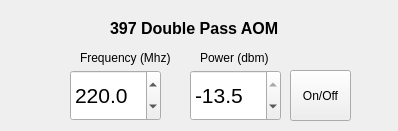
<?xml version="1.0" encoding="UTF-8"?>
<ui version="4.0">
 <class>Form</class>
 <widget class="QWidget" name="Form">
  <property name="geometry">
   <rect>
    <x>0</x>
    <y>0</y>
    <width>398</width>
    <height>131</height>
   </rect>
  </property>
  <property name="windowTitle">
   <string>Form</string>
  </property>
  <widget class="QDoubleSpinBox" name="spinPower">
   <property name="geometry">
    <rect>
     <x>190</x>
     <y>70</y>
     <width>91</width>
     <height>51</height>
    </rect>
   </property>
   <property name="font">
    <font>
     <pointsize>16</pointsize>
    </font>
   </property>
   <property name="decimals">
    <number>1</number>
   </property>
   <property name="minimum">
    <double>-145.000000000000000</double>
   </property>
   <property name="maximum">
    <double>-13.500000000000000</double>
   </property>
   <property name="singleStep">
    <double>0.100000000000000</double>
   </property>
   <property name="value">
    <double>-13.500000000000000</double>
   </property>
  </widget>
  <widget class="QDoubleSpinBox" name="spinFreq">
   <property name="geometry">
    <rect>
     <x>70</x>
     <y>70</y>
     <width>91</width>
     <height>51</height>
    </rect>
   </property>
   <property name="font">
    <font>
     <pointsize>16</pointsize>
    </font>
   </property>
   <property name="decimals">
    <number>1</number>
   </property>
   <property name="minimum">
    <double>190.000000000000000</double>
   </property>
   <property name="maximum">
    <double>250.000000000000000</double>
   </property>
   <property name="singleStep">
    <double>1.000000000000000</double>
   </property>
   <property name="value">
    <double>220.000000000000000</double>
   </property>
  </widget>
  <widget class="QPushButton" name="buttonSwitch">
   <property name="geometry">
    <rect>
     <x>290</x>
     <y>70</y>
     <width>61</width>
     <height>51</height>
    </rect>
   </property>
   <property name="text">
    <string>On/Off</string>
   </property>
   <property name="checkable">
    <bool>true</bool>
   </property>
   <property name="checked">
    <bool>false</bool>
   </property>
   <property name="autoDefault">
    <bool>false</bool>
   </property>
  </widget>
  <widget class="QLabel" name="label">
   <property name="geometry">
    <rect>
     <x>80</x>
     <y>50</y>
     <width>111</width>
     <height>16</height>
    </rect>
   </property>
   <property name="text">
    <string>Frequency (Mhz)</string>
   </property>
  </widget>
  <widget class="QLabel" name="label_2">
   <property name="geometry">
    <rect>
     <x>200</x>
     <y>50</y>
     <width>81</width>
     <height>16</height>
    </rect>
   </property>
   <property name="text">
    <string>Power (dbm)</string>
   </property>
  </widget>
  <widget class="QLabel" name="label_3">
   <property name="geometry">
    <rect>
     <x>110</x>
     <y>20</y>
     <width>191</width>
     <height>16</height>
    </rect>
   </property>
   <property name="font">
    <font>
     <pointsize>12</pointsize>
     <weight>75</weight>
     <bold>true</bold>
    </font>
   </property>
   <property name="text">
    <string>397 Double Pass AOM</string>
   </property>
  </widget>
 </widget>
 <resources/>
 <connections/>
</ui>
